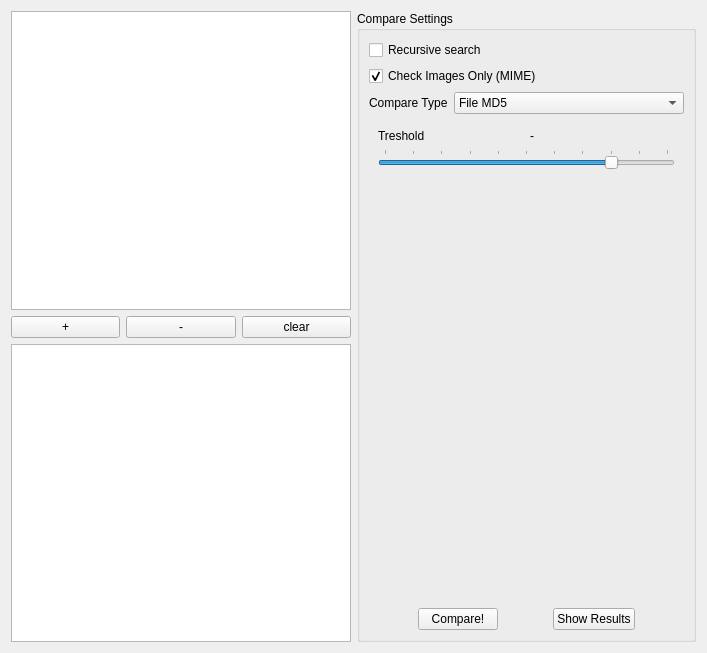
<?xml version="1.0" encoding="UTF-8"?>
<ui version="4.0">
 <class>SearchPage</class>
 <widget class="QWidget" name="SearchPage">
  <property name="geometry">
   <rect>
    <x>0</x>
    <y>0</y>
    <width>707</width>
    <height>653</height>
   </rect>
  </property>
  <layout class="QHBoxLayout" name="horizontalLayout_4">
   <item>
    <layout class="QVBoxLayout" name="verticalLayout">
     <item>
      <widget class="QTreeView" name="dirTree"/>
     </item>
     <item>
      <layout class="QHBoxLayout" name="_6">
       <item>
        <widget class="QPushButton" name="insertDir">
         <property name="text">
          <string>+</string>
         </property>
        </widget>
       </item>
       <item>
        <widget class="QPushButton" name="removeDir">
         <property name="text">
          <string>-</string>
         </property>
        </widget>
       </item>
       <item>
        <widget class="QPushButton" name="clearDir">
         <property name="text">
          <string>clear</string>
         </property>
        </widget>
       </item>
      </layout>
     </item>
     <item>
      <widget class="QListWidget" name="dirList"/>
     </item>
    </layout>
   </item>
   <item>
    <layout class="QVBoxLayout" name="_5">
     <item>
      <widget class="QGroupBox" name="groupBox">
       <property name="title">
        <string>Compare Settings</string>
       </property>
       <layout class="QVBoxLayout" name="verticalLayout_3">
        <item>
         <widget class="QCheckBox" name="recursiveCheck">
          <property name="text">
           <string>Recursive search</string>
          </property>
         </widget>
        </item>
        <item>
         <widget class="QCheckBox" name="mimeFilterImages">
          <property name="text">
           <string>Check Images Only (MIME)</string>
          </property>
          <property name="checked">
           <bool>true</bool>
          </property>
         </widget>
        </item>
        <item>
         <layout class="QHBoxLayout" name="_4">
          <item>
           <widget class="QLabel" name="label">
            <property name="sizePolicy">
             <sizepolicy hsizetype="Fixed" vsizetype="Fixed">
              <horstretch>0</horstretch>
              <verstretch>0</verstretch>
             </sizepolicy>
            </property>
            <property name="text">
             <string>Compare Type</string>
            </property>
           </widget>
          </item>
          <item>
           <widget class="QComboBox" name="compareType">
            <item>
             <property name="text">
              <string>File MD5</string>
             </property>
            </item>
            <item>
             <property name="text">
              <string>Color Histograms</string>
             </property>
            </item>
            <item>
             <property name="text">
              <string>Image Only</string>
             </property>
            </item>
            <item>
             <property name="text">
              <string>Metadata Only</string>
             </property>
            </item>
            <item>
             <property name="text">
              <string>Byte-to-Byte</string>
             </property>
            </item>
           </widget>
          </item>
         </layout>
        </item>
        <item>
         <widget class="QWidget" name="tresholdLayout" native="true">
          <layout class="QVBoxLayout" name="_7">
           <item>
            <layout class="QHBoxLayout" name="_2">
             <item>
              <widget class="QLabel" name="tresholdLabel">
               <property name="text">
                <string>Treshold</string>
               </property>
              </widget>
             </item>
             <item>
              <widget class="QLabel" name="tresholdValue">
               <property name="text">
                <string>-</string>
               </property>
              </widget>
             </item>
            </layout>
           </item>
           <item>
            <widget class="QSlider" name="tresholdHistogramDiffSlider">
             <property name="maximum">
              <number>100</number>
             </property>
             <property name="value">
              <number>80</number>
             </property>
             <property name="orientation">
              <enum>Qt::Horizontal</enum>
             </property>
             <property name="tickPosition">
              <enum>QSlider::TicksAbove</enum>
             </property>
             <property name="tickInterval">
              <number>10</number>
             </property>
            </widget>
           </item>
          </layout>
         </widget>
        </item>
        <item>
         <spacer name="verticalSpacer">
          <property name="orientation">
           <enum>Qt::Vertical</enum>
          </property>
          <property name="sizeHint" stdset="0">
           <size>
            <width>20</width>
            <height>40</height>
           </size>
          </property>
         </spacer>
        </item>
        <item>
         <layout class="QHBoxLayout" name="_3">
          <item>
           <spacer name="horizontalSpacer">
            <property name="orientation">
             <enum>Qt::Horizontal</enum>
            </property>
            <property name="sizeHint" stdset="0">
             <size>
              <width>40</width>
              <height>20</height>
             </size>
            </property>
           </spacer>
          </item>
          <item>
           <widget class="QPushButton" name="workButton">
            <property name="text">
             <string>Compare!</string>
            </property>
           </widget>
          </item>
          <item>
           <spacer name="horizontalSpacer_3">
            <property name="orientation">
             <enum>Qt::Horizontal</enum>
            </property>
            <property name="sizeHint" stdset="0">
             <size>
              <width>40</width>
              <height>20</height>
             </size>
            </property>
           </spacer>
          </item>
          <item>
           <widget class="QPushButton" name="resultsButton">
            <property name="text">
             <string>Show Results</string>
            </property>
           </widget>
          </item>
          <item>
           <spacer name="horizontalSpacer_2">
            <property name="orientation">
             <enum>Qt::Horizontal</enum>
            </property>
            <property name="sizeHint" stdset="0">
             <size>
              <width>40</width>
              <height>20</height>
             </size>
            </property>
           </spacer>
          </item>
         </layout>
        </item>
       </layout>
      </widget>
     </item>
    </layout>
   </item>
  </layout>
 </widget>
 <resources/>
 <connections/>
</ui>
